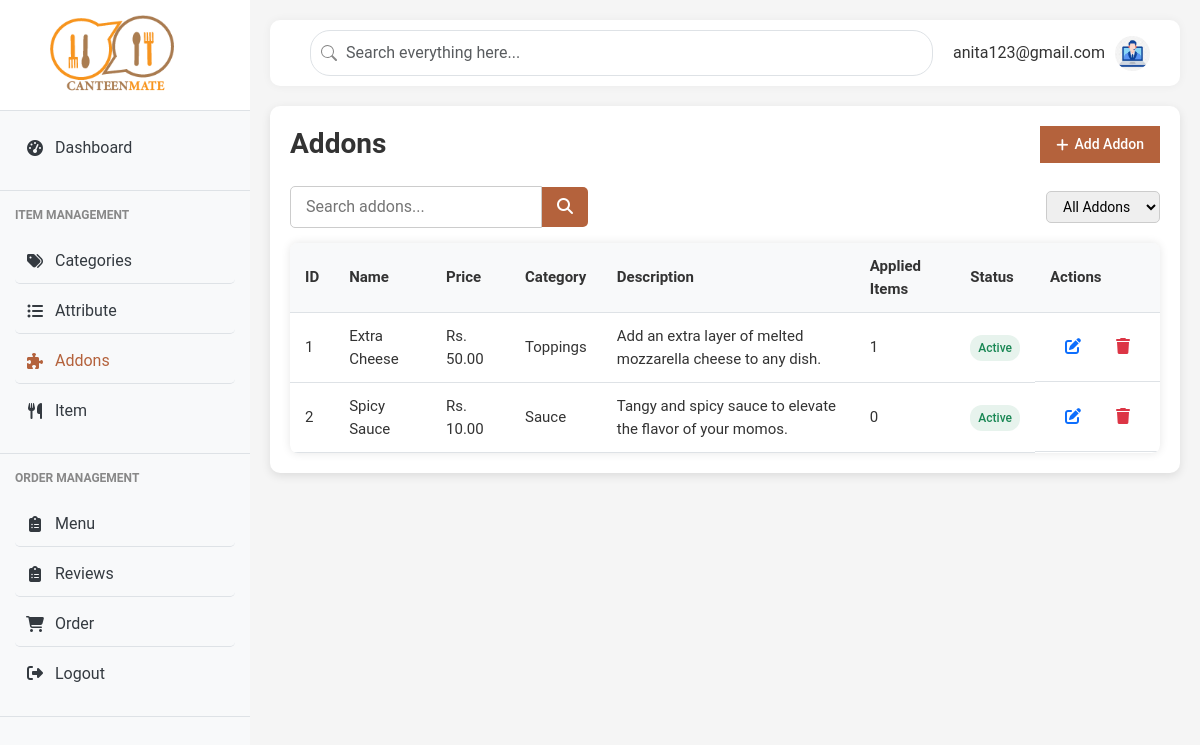
The page /admin/addons (signed in) on the database its author committed.
### models.py (models this page shows, shortened)
class User(db.Model):
    id = db.Column(db.Integer, primary_key=True)
    fullname = db.Column(db.String(100), nullable=False)
    email = db.Column(db.String(100), unique=True, nullable=False)
    password = db.Column(db.String(200), nullable=False)
    role = db.Column(db.String(20), nullable=False)  # 'student', 'staff', or 'admin'
    created_at = db.Column(db.DateTime, server_default=db.func.now())

class Addon(db.Model):
    __tablename__ = 'addons'
    id = db.Column(db.Integer, primary_key=True)
    name = db.Column(db.String(100), nullable=False)
    price = db.Column(db.Float, nullable=False)
    category = db.Column(db.String(50), nullable=False)
    description = db.Column(db.Text)
    status = db.Column(db.Boolean, default=True)
    items = db.relationship('Item', secondary='addon_item_association', back_populates='addons')
    def applied_items_count(self):
        return len(self.items)

### main.py (the view)
@app.route('/admin/addons')
@login_required
def addons():
    user_id = session['user_id']
    user = User.query.get(user_id)
    addons = Addon.query.all()
    return render_template('admin/addons.html', user=user, addons=addons, active_page='addons')

### main.py (called while the page is built)
def login_required(view):
    @functools.wraps(view)
    def wrapped_view(**kwargs):
        if 'user_id' not in session:
            flash('Please log in to access this page', 'warning')
            return redirect(url_for('login'))
        return view(**kwargs)
    return wrapped_view

### templates/admin/addons.html (shortened to what this page needs)
{% extends "admin/admin_base.html" %}
{% block content %}
<div class="categories-content">
  <div class="section-header">
    <h1 class="page-title">Addons</h1>
    <button class="add-btn" id="addAddonBtn">
      <i class="fas fa-plus"></i> Add Addon
    </button>
  </div>
  <div class="section-filters">
    <div class="search-box">
      <input type="text" placeholder="Search addons..." />
      <button><i class="fas fa-search"></i></button>
    </div>
    <div class="filter-dropdown">
      <select>
        <option>All Addons</option>
      </select>
    </div>
  </div>
  <div class="addons-list" style="{% with messages = get_flashed_messages(with_categories=true) %}
                                                {% endwith %}">
    <div class="data-table">
      <table>
        <thead>
          <tr>
            <th>ID</th>
            <th>Name</th>
            <th>Price</th>
            <th>Category</th>
            <th>Description</th>
            <th>Applied Items</th>
            <th>Status</th>
            <th>Actions</th>
          </tr>
        </thead>
        <tbody>
          {% if addons %} {% for addon in addons %}
          <tr>
            <td>{{ addon.id }}</td>
            <td>{{ addon.name }}</td>
            <td>Rs. {{ '%.2f'|format(addon.price) }}</td>
            <td>{{ addon.category }}</td>
            <td>{{ addon.description or '-' }}</td>
            <td>{{ addon.applied_items_count() }}</td>
            <td>
              <span
                class="status {{ 'active' if addon.status else 'inactive' }}"
                >{{ 'Active' if addon.status else 'Inactive' }}</span
              >
            </td>
            <td class="actions">
              <form
                method="POST"
                action="{{ url_for('edit_addon', addon_id=addon.id) }}"
                style="display: inline"
              >
                <button
                  class="btn-edit"
                  data-id="{{ addon.id }}"
                  data-name="{{ addon.name }}"
                  data-price="{{ addon.price }}"
                  data-category="{{ addon.category }}"
                  data-description="{{ addon.description or '' }}"
                  data-status="{{ 'active' if addon.status else 'inactive' }}"
                  title="Edit"
                >
                  <i class="fas fa-edit"></i>
                </button>
              </form>
              <form
                method="POST"
                action="{{ url_for('delete_addon', addon_id=addon.id) }}"
                style="display: inline"
                onsubmit="return confirm('Are you sure you want to delete this addon?');"
              >
                <button class="btn-delete" title="Delete">
                  <i class="fas fa-trash"></i>
                </button>
              </form>
            </td>
          </tr>
          {% endfor %} {% else %}
          <tr>
            <td colspan="8" style="text-align: center; padding: 1rem">
              No addons available.
            </td>
          </tr>
          {% endif %}
        </tbody>
      </table>
    </div>
  </div>
</div>
{% endblock %}

### templates/admin/admin_base.html (shortened to what this page needs)
<!DOCTYPE html>
<html lang="en">
<head>
    <link href="https://cdnjs.cloudflare.com/ajax/libs/bootstrap/5.3.0/css/bootstrap.min.css" rel="stylesheet">
    <link href="https://cdnjs.cloudflare.com/ajax/libs/font-awesome/6.4.0/css/all.min.css" rel="stylesheet">
    <link href="{{ url_for('static', filename='css/style.css') }}" rel="stylesheet">
    <link href="{{ url_for('static', filename='css/admin_styles.css') }}" rel="stylesheet">
    <link href="{{ url_for('static', filename='css/content-page.css') }}" rel="stylesheet">
</head>
<body>
    <div class="d-flex">
    <div class="sidebar">
        <div class="brand">
            <img src="{{ url_for('static', filename='img/logo.png') }}" href={{ url_for('dashboard')}} alt="Canteen Logo">
        </div>
        <nav>
            <div class="menu-section">
                <a href="{{ url_for('dashboard')}}" class="menu-item {% if active_page == 'dashboard' %}active{% endif %}">
                    <i class="fas fa-tachometer-alt"></i>
                    Dashboard
                </a>
            </div>
            <div class="menu-section">
                <div class="menu-title">ITEM MANAGEMENT</div>
                <a href="{{ url_for('categories') }}" class="menu-item {% if active_page == 'categories' %}active{% endif %}">
                    <i class="fas fa-tags"></i>
                    Categories
                </a>
                <a href="{{ url_for('attribute')}}" class="menu-item {% if active_page == 'attributes' %}active{% endif %}">
                    <i class="fas fa-list-ul"></i>
                    Attribute
                </a>
                <a href="{{ url_for('addons')}}" class="menu-item {% if active_page == 'addons' %}active{% endif %}">
                    <i class="fas fa-puzzle-piece"></i>
                    Addons
                </a>
                <a href="{{ url_for('items')}}" class="menu-item  {% if active_page == 'items' %}active{% endif %}">
                    <i class="fas fa-utensils"></i>
                    Item
                </a>
            </div>
            <div class="menu-section">
                <div class="menu-title">ORDER MANAGEMENT</div>
                <a href="{{ url_for('menu') }}" class="menu-item  {% if active_page == 'menu' %}active{% endif %}">
                    <i class="fas fa-clipboard-list"></i>
                    Menu
                </a>
                <a href="{{ url_for('admin_reviews') }}" class="menu-item  {% if active_page == 'reviews' %}active{% endif %}">
                    <i class="fas fa-clipboard-list"></i>
                    Reviews
                </a>
                <a href="{{ url_for('admin_orders') }}" class="menu-item  {% if active_page == 'admin_orders' %}active{% endif %}">
                    <i class="fas fa-shopping-cart"></i>
                    Order
                </a>
                <a href="{{ url_for('logout') }}" class="menu-item {% if active_page == 'logout' %}active{% endif %}">
                    <div class="menu-icon"><i class="fas fa-sign-out-alt"></i></div>
                    <div class="menu-text">Logout</div>
                </a>
            </div>
        </nav>
    </div>
    <div class="content-wrapper">
        <div class="top-navbar">
            <div class="search-bar">
                <input type="text" class="form-control" placeholder="Search everything here...">
            </div>
            <div class="d-flex align-items-center">
                <div class="user-profile">
                    <div class="user-info">
                        <div class="user-email">{{ user.email }}</div>
                    </div>
                    <img src="{{ url_for('static', filename='img/admin.jpg') }}" alt="User Avatar">
                </div>
            </div>
        </div>
    {% block content %}{% endblock %}
</body>
</html>

### static/css/style.css (style rules this page uses)
:root { --primary-color: #f7941d; --secondary-color: #e74c3c; --light-gray: #f8f9fa; --dark-gray: #343a40; --success-color: #28a745; --warning-color: #ffc107; --danger-color: #dc3545; --border-color: #dee2e6; }
body { font-family: 'Segoe UI', Tahoma, Geneva, Verdana, sans-serif; background-color: #f5f5f5; overflow-x: hidden; }
.d-flex { display: flex; }
.sidebar { height: 100vh; flex: 0 0 clamp(200px, 25%, 250px); overflow-y: auto; position: fixed; width: clamp(200px, 25%, 250px); background-color: #f8f9fa; transition: transform 0.3s ease, width 0.3s ease; z-index: 1000; }
.brand { background-color: white; padding: 15px; border-bottom: 1px solid var(--border-color); display: flex; align-items: center; padding-left: 20%; }
.brand img { height: 80px; }
.menu-section { padding: 15px; border-bottom: 1px solid var(--border-color); }
.menu-title { font-size: 12px; color: #888; font-weight: bold; margin-bottom: 15px; text-transform: uppercase; }
.menu-item { display: flex; align-items: center; padding: 10px; border-radius: 5px; color: var(--dark-gray); text-decoration: none; margin-bottom: 5px; transition: all 0.3s; }
.menu-item:hover, .menu-item.active { background-color: var(--light-gray); color: #b4623c; }
.menu-item i { width: 20px; text-align: center; margin-right: 10px; }
.content-wrapper { margin-left: clamp(200px, 25%, 250px); padding: 20px; width: calc(100% - clamp(200px, 25%, 250px)); transition: margin-left 0.3s ease, width 0.3s ease; overflow-x: hidden; }
.top-navbar { display: flex; justify-content: space-between; align-items: center; background-color: white; border-radius: 10px; padding: 10px 20px; margin-bottom: 20px; box-shadow: 0 0 10px rgba(0,0,0,0.05); }
.search-bar { flex-grow: 1; margin: 0 20px; }
.search-bar input { border-radius: 20px; padding-left: 35px; background-position: 10px center; background-repeat: no-repeat; }
.user-profile { display: flex; align-items: center; gap: 10px; }
.user-profile img { width: 40px; height: 40px; border-radius: 50%; object-fit: cover; }
.user-profile .user-info { display: flex; flex-direction: column; }
.form-control, .form-select { border-radius: 5px; padding: 10px 15px; border: 1px solid var(--border-color); }
.section-header { display: flex; justify-content: space-between; align-items: center; margin-bottom: 15px; }
.page-title { font-size: 28px; font-weight: 700; }
.add-btn { background-color: #007bff; color: white; border: none; padding: 8px 16px; font-size: 14px; border-radius: 5px; cursor: pointer; display: flex; align-items: center; gap: 6px; transition: background-color 0.3s ease; }
.section-filters { display: flex; justify-content: space-between; align-items: center; margin-bottom: 15px; gap: 15px; flex-wrap: wrap; }
.filter-dropdown select { padding: 6px 12px; border-radius: 5px; border: 1px solid #ccc; font-size: 14px; cursor: pointer; }
.data-table { overflow-x: auto; border-radius: 8px; box-shadow: 0 0 10px rgb(0 0 0 / 0.1); }
.data-table table { width: 100%; border-collapse: collapse; min-width: 600px; }
.data-table th, .data-table td { padding: 12px 16px; text-align: left; border-bottom: 1px solid #eee; vertical-align: middle; font-size: 15px; }
.data-table thead { background-color: #f8f9fa; font-weight: 600; font-size: 16px; }
.actions { display: flex; gap: 10px; }

### static/css/content-page.css (style rules this page uses)
.categories-content, .attribute-content, .units-content { background-color: #fff; border-radius: 10px; padding: 20px; box-shadow: 0 3px 10px rgba(0, 0, 0, 0.1); }

### rows shown on the page
User: email "anita123@gmail.com"
Addon: id "1", name "Extra Cheese", price "50.00", category "Toppings", description "Add an extra layer of melted mozzarella cheese to any dish.", applied_items_count "1", status "Active"
Addon: id "2", name "Spicy Sauce", price "10.00", category "Sauce", description "Tangy and spicy sauce to elevate the flavor of your momos.", applied_items_count "0", status "Active"
